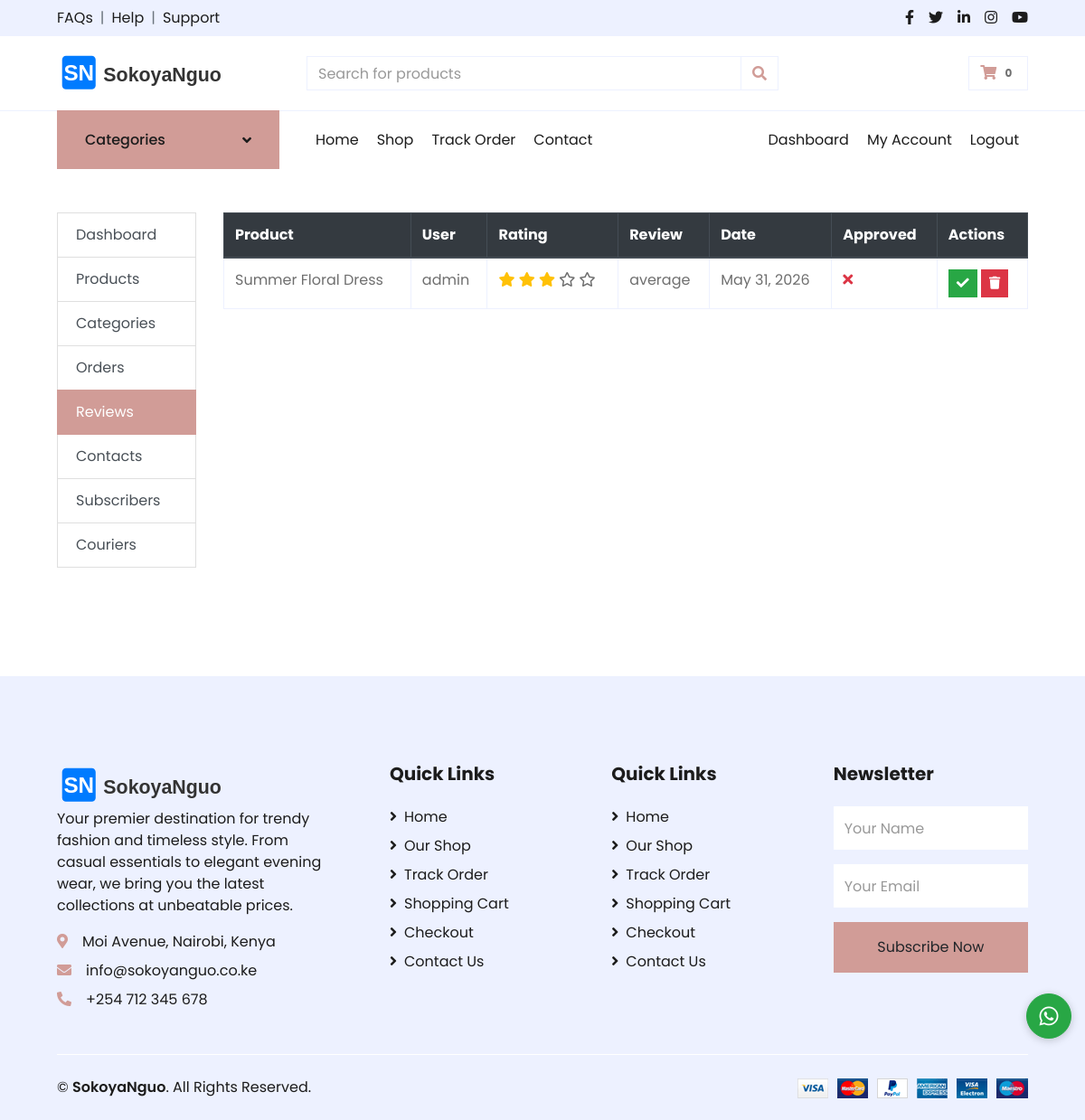
Page /dashboard/reviews/ (signed in) on the earlier database version.
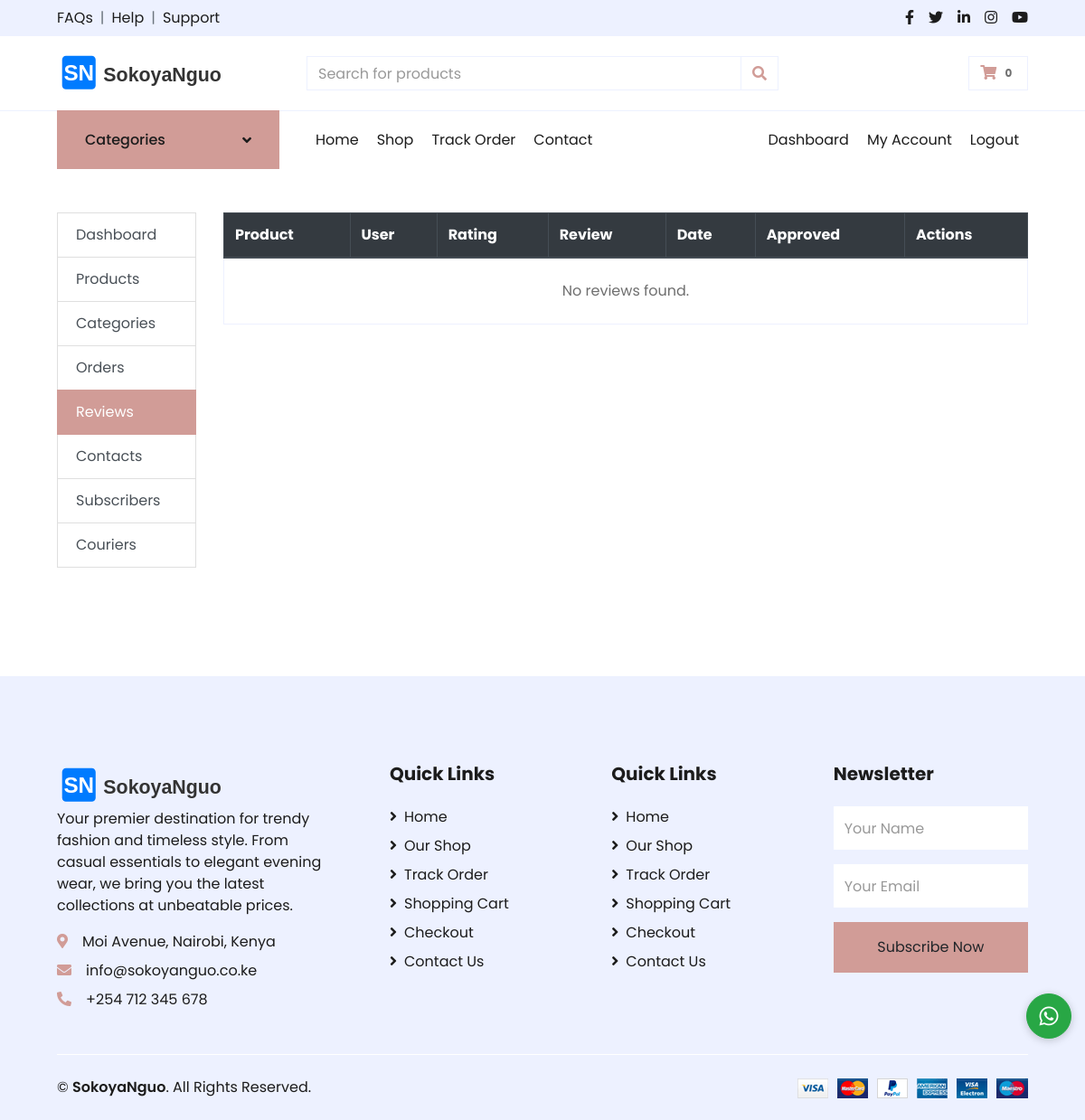
Same page on the later database version.
### store/models.py (models this page shows, shortened)
class ProductReview(models.Model):
    product = models.ForeignKey(Product, on_delete=models.CASCADE, related_name='reviews')
    user = models.ForeignKey(User, on_delete=models.CASCADE, null=True, blank=True)
    name = models.CharField(max_length=200)
    email = models.EmailField()
    rating = models.IntegerField(validators=[MinValueValidator(1), MaxValueValidator(5)])
    review = models.TextField()
    created_at = models.DateTimeField(auto_now_add=True)
    is_approved = models.BooleanField(default=False)
    class Meta:
        ordering = ['-created_at']

class Product(models.Model):
    category = models.ForeignKey(Category, on_delete=models.CASCADE, related_name='products')
    name = models.CharField(max_length=200)
    slug = models.SlugField(unique=True)
    description = models.TextField(blank=True)
    additional_info = models.TextField(blank=True)
    price = models.DecimalField(max_digits=10, decimal_places=2)
    compare_price = models.DecimalField(max_digits=10, decimal_places=2, blank=True, null=True)
    image = models.ImageField(upload_to='products/')
    is_featured = models.BooleanField(default=False)
    is_new = models.BooleanField(default=True)
    stock = models.IntegerField(default=0)
    is_active = models.BooleanField(default=True)
    created_at = models.DateTimeField(auto_now_add=True)
    updated_at = models.DateTimeField(auto_now=True)
    class Meta:
        ordering = ['-created_at']

### store/dashboard_views.py (the view)
# urls.py: path('reviews/', dashboard_views.review_list, name='review_list'),
@staff_required
def review_list(request):
    reviews = ProductReview.objects.select_related('product', 'user').all().order_by('-created_at')
    return render(request, 'dashboard/review_list.html', {'reviews': reviews})

### store/context_processors.py (called while the page is built)
def cart_count(request):
    count = 0
    if request.user.is_authenticated:
        cart = Cart.objects.filter(user=request.user).first()
        if cart:
            count = cart.item_count()
    elif request.session.session_key:
        cart = Cart.objects.filter(session_id=request.session.session_key).first()
        if cart:
            count = cart.item_count()
    return {'cart_item_count': count}

def categories(request):
    return {'categories': Category.objects.filter(is_active=True)}

### store/dashboard_views.py (called while the page is built, shortened)
def staff_required(view_func):
    @wraps(view_func)
    def _wrapper(request, *args, **kwargs):
        if not request.user.is_staff:
            from django.http import HttpResponseForbidden
            return HttpResponseForbidden()
        return view_func(request, *args, **kwargs)
    return _wrapper

### store/models.py (called while the page is built)
    def item_count(self):
        return sum(item.quantity for item in self.items.all())

### templates/dashboard/review_list.html (shortened to what this page needs)
{% extends 'dashboard/base.html' %}
{% load static %}
{% block dashboard_content %}
<div class="table-responsive">
    <table class="table table-bordered table-hover">
        <thead class="thead-dark">
            <tr>
                <th>Product</th>
                <th>User</th>
                <th>Rating</th>
                <th>Review</th>
                <th>Date</th>
                <th>Approved</th>
                <th>Actions</th>
            </tr>
        </thead>
        <tbody>
            {% for review in reviews %}
            <tr>
                <td>{{ review.product.name }}</td>
                <td>{{ review.name }}</td>
                <td>
                    {% for i in "12345"|make_list %}
                    {% if forloop.counter <= review.rating %}<i class="fa fa-star text-warning"></i>{% else %}<i class="far fa-star"></i>{% endif %}
                    {% endfor %}
                </td>
                <td>{{ review.review|truncatewords:20 }}</td>
                <td>{{ review.created_at|date:"M d, Y" }}</td>
                <td>{% if review.is_approved %}<i class="fa fa-check text-success"></i>{% else %}<i class="fa fa-times text-danger"></i>{% endif %}</td>
                <td>
                    {% if not review.is_approved %}
                    <a href="{% url 'dashboard:review_approve' review.id %}" class="btn btn-sm btn-success"><i class="fa fa-check"></i></a>
                    {% endif %}
                    <a href="{% url 'dashboard:review_delete' review.id %}" class="btn btn-sm btn-danger delete-btn"><i class="fa fa-trash"></i></a>
                </td>
            </tr>
            {% empty %}
            <tr><td colspan="7" class="text-center py-4">No reviews found.</td></tr>
            {% endfor %}
        </tbody>
    </table>
</div>
{% endblock %}

Differences in the rows shown:
removed ProductReview: product.name "Summer Floral Dress", name "admin", rating 3 (drawn), review "average", created_at "May 31, 2026", is_approved False (drawn)
Other differences:
text now shown: "No reviews found."
